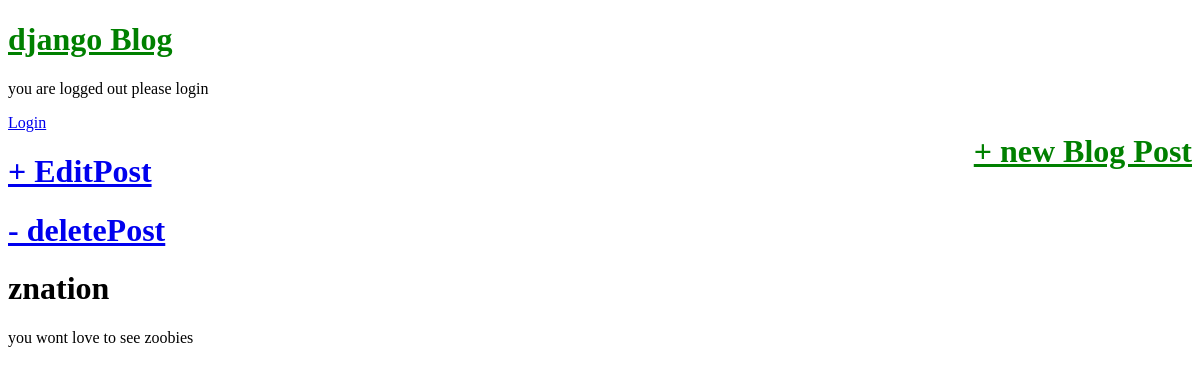
/post/2/, run on an earlier commit of the app's database.
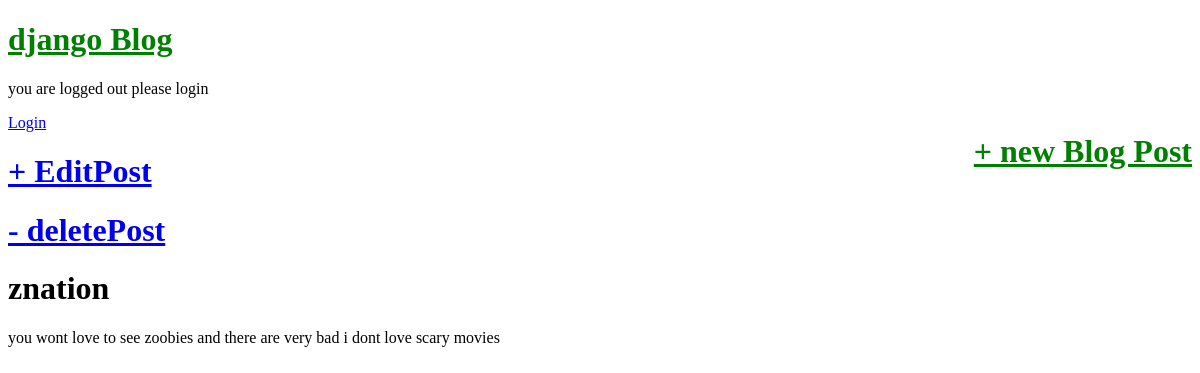
And on a later commit of the database.
### blog/models.py (models this page shows, shortened)
class POst(models.Model):
    tittle = models.CharField(max_length=200)
    author = models.ForeignKey(
        'auth.User',
        on_delete=models.CASCADE,
    )
    body = models.TextField()

### blog/views.py (the view)
# urls.py: path('post/<int:pk>/', BlogDetailView.as_view(), name='post_detail'),
class BlogDetailView(DetailView):
    model = POst
    template_name = 'detail.html'

### templates/detail.html
{% extends 'base.html' %}
{% block content %}
<div class ="post-entry">
    <h1><a href="{% url 'post_edit' post.pk %}">+ EditPost</a></h1>
    <h1><a href="{% url 'post_delete' post.pk %}">- deletePost</a></h1>
    <h1>{{post.tittle}}</h1>
    <p>{{post.body}}</p>
</div>
{% endblock content%}

What changed in the data, as far as the page shows it:
changed POst "znation": body "you wont love to see zoobies" → "you wont love to see zoobies and there are very bad i dont love scary movies"
